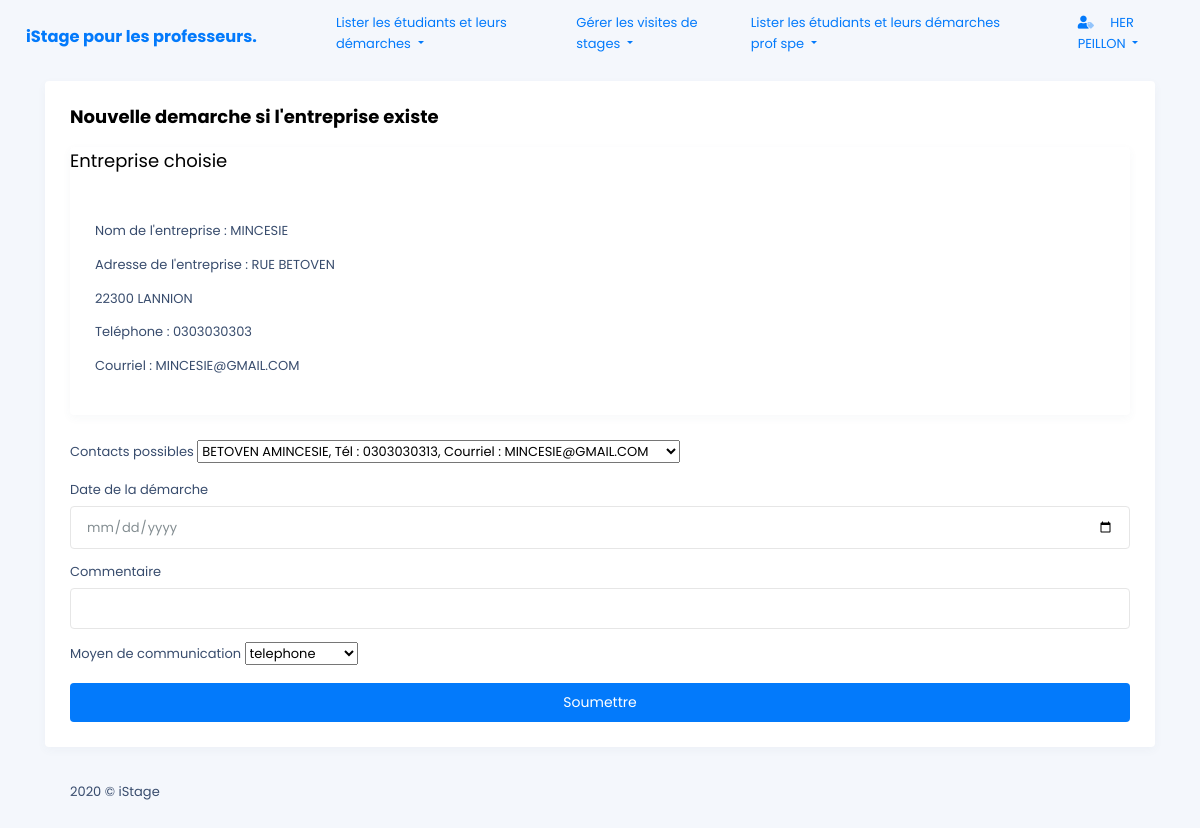
Page /front_end/creer_demarche.php?id=3 (signed in) on the committed database.
### tables this page shows
CREATE TABLE IF NOT EXISTS ENTREPRISE
 (
   ID_ENTREPRISE SMALLINT AUTO_INCREMENT ,
   NOM_ENTREPRISE CHAR(32) NOT NULL  ,
   ADRESSE_ENTREPRISE CHAR(255) NOT NULL  ,
   CP_ENTREPRISE CHAR(5) NOT NULL  ,
   VILLE_ENTREPRISE CHAR(32) NOT NULL  ,
   TEL_ENTREPRISE CHAR(10) NOT NULL  ,
   EMAIL_ENTREPRISE CHAR(32) NOT NULL  ,
   REFUS_ANNEESIO1 BOOLEAN NOT NULL  ,
   REFUS_ANNEE_SIO2 BOOLEAN NOT NULL  
   , PRIMARY KEY (ID_ENTREPRISE) 
 );

### back_end/recherche_entreprise.php (called while the page is built)
<?php
$id= $_GET['id'];
$stmt = $db->prepare(
    "SELECT  NOM_ENTREPRISE,ADRESSE_ENTREPRISE, CP_ENTREPRISE,
       VILLE_ENTREPRISE,TEL_ENTREPRISE,EMAIL_ENTREPRISE,REFUS_ANNEESIO1
       FROM entreprise
       WHERE ENTREPRISE.ID_ENTREPRISE=:id;"
);
$stmt->bindValue(':id', $id, PDO::PARAM_INT);
$stmt->execute();
$entreprise = $stmt->fetch(PDO::FETCH_BOTH);
$stmt = $db->prepare(
    "SELECT  ID_SALARIE,NOM_SALARIE,PRENOM_SALARIE,TEL_SALARIE,EMAIL_SALARIE
      FROM salarie INNER JOIN entreprise
          ON SALARIE.ID_ENTREPRISE=ENTREPRISE.ID_ENTREPRISE
      WHERE ENTREPRISE.ID_ENTREPRISE=:id;"
);
$stmt->bindValue(':id', $id, PDO::PARAM_INT);
$stmt->execute();
$contacts = $stmt->fetchAll(PDO::FETCH_BOTH);
$stmt = $db->prepare("SELECT  ID_MOYEN,LIBELLE_MOYEN  FROM moyencom;");
$stmt->execute();
$moyens = $stmt->fetchAll(PDO::FETCH_BOTH);
?>

### front_end/creer_demarche.php (the view, shortened to what this page needs)
<!DOCTYPE html>
<html lang="en">
<?php
    include_once '../includes/header.php';
    include_once '../back_end/recherche_entreprise.php';
?>
<body>
<?php
    include_once '../includes/barnav.php';
?>
    <div class="lime-container">
        <div class="lime-body">
            <div class="container">
                <div class="row">
                    <div class="col-md-12">
                        <div class="card">
                            <div class="card-body">
                                <h5 class="card-title">Nouvelle demarche si l'entreprise existe</h5>
                                <div class="card">
                                  <p class="card-title">Entreprise choisie</p>
                                    <div class="card-body">
                                    <p class="card-text">Nom de l'entreprise : <?php echo $entreprise['NOM_ENTREPRISE'];?></p>
                                    <p class="card-text">Adresse de l'entreprise : <?php echo $entreprise['ADRESSE_ENTREPRISE'];?></p>
                                    <p class="card-text"><?php echo $entreprise['CP_ENTREPRISE'].' '.$entreprise['VILLE_ENTREPRISE'];?></p>
                                    <p class="card-text">Teléphone : <?php echo $entreprise['TEL_ENTREPRISE'];?></p>
                                    <p class="card-text"> Courriel : <?php echo $entreprise['EMAIL_ENTREPRISE'];?></p>
                                    </div>
                                </div>
                                <form method="POST" id="creer_demarche" name="creer_demarche" class="mt-4">
                                    <div class="form-group">
                                        <label for="contact">Contacts possibles  </label>
                                        <select   name="id_contact" id="id_contact"  required  >
                                        <?php foreach ($contacts as $contact) { ?>
                                             <option value="<?php echo $contact['ID_SALARIE']?>"><?php echo $contact['PRENOM_SALARIE'].' '.$contact['NOM_SALARIE'].', Tél :  '.$contact['TEL_SALARIE'].', Courriel :  '.$contact['EMAIL_SALARIE'] ?></option>
                                           <?php } ?>
                                        </select>
                                    </div>
                                    <div class="form-group">
                                        <label for="date">Date de la démarche</label>
                                        <input type="date" class="form-control " id="date_dem"  name="date_dem"  required >
                                    </div>
                                    <div class="form-group">
                                        <label for="comment">Commentaire </label>
                                        <input type="text" class="form-control " id="comment"  name="comment"  required>
                                    </div>
                                    <div class="form-group">
                                        <label for="moyen">Moyen de communication</label>
                                        <select   name="id_moyen" id="moyen_com" required>
                                           <?php foreach ($moyens as $moyen) { ?>
                                             <option value="<?php echo $moyen['ID_MOYEN']?>"><?php echo $moyen['LIBELLE_MOYEN']?></option>
                                           <?php } ?>
                                        </select>
                                    </div>
                                    <div class="mt-3">
                                        <button type="submit" name="creer_demarche" id="creer_demarche"
                                            class="btn btn-block btn-primary btn-lg">Soumettre</button>
                                    </div>
                                </form>
                            </div>
                        </div>
                    </div>
                </div>
            </div>
        </div>
        <div class="lime-footer">
            <div class="container">
                <div class="row">
                    <div class="col-md-12">
                        <span class="footer-text">2020 © iStage</span>
                    </div>
                </div>
            </div>
        </div>
    </div>
</body>
</html>

### assets/css/custom.css (style rules this page uses)
body { font-size: 1rem; font-family: Roboto, sans-serif; font-weight: initial; line-height: normal; -webkit-font-smoothing: antialiased }
.h1, .h2, .h3, .h4, .h5, .h6, h1, h2, h3, h4, h5, h6 { font-weight: 700 }
label { line-height: 1.3rem }
.h5, h5 { font-size: 1rem }
body, html { overflow-x: hidden; padding-right: 0 !important }
* { box-sizing: border-box }

### rows in the picture
entreprise: NOM_ENTREPRISE "MINCESIE", ADRESSE_ENTREPRISE "RUE BETOVEN", CP_ENTREPRISE "22300", VILLE_ENTREPRISE "LANNION", TEL_ENTREPRISE "0303030303", EMAIL_ENTREPRISE "MINCESIE@GMAIL.COM"

### other values in the picture
$_SESSION['prenom'] "HER"
$_SESSION['nom'] "PEILLON"
form field id_contact "BETOVEN AMINCESIE, Tél : 0303030313, Courriel : MINCESIE@GMAIL.COM"
form field id_moyen "telephone"
